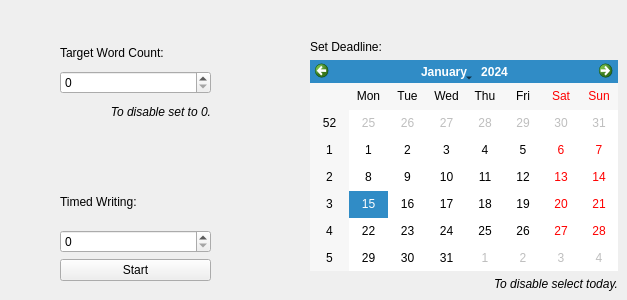
     <widget class="QWidget" name="tab_3">
      <attribute name="title">
       <string>Targets</string>
      </attribute>
      <widget class="QWidget" name="verticalLayoutWidget">
       <property name="geometry">
        <rect>
         <x>60</x>
         <y>40</y>
         <width>151</width>
         <height>84</height>
        </rect>
       </property>
       <layout class="QVBoxLayout">
        <item>
         <layout class="QHBoxLayout">
          <item>
           <widget class="QLabel" name="label_2">
            <property name="text">
             <string>Target Word Count:</string>
            </property>
           </widget>
          </item>
         </layout>
        </item>
        <item>
         <layout class="QHBoxLayout">
          <item>
           <widget class="QSpinBox" name="wordCountSpinBox">
            <property name="maximum">
             <number>200000</number>
            </property>
            <property name="singleStep">
             <number>50</number>
            </property>
           </widget>
          </item>
         </layout>
        </item>
        <item>
         <layout class="QHBoxLayout">
          <item>
           <widget class="QLabel" name="label_3">
            <property name="font">
             <font>
              <italic>true</italic>
             </font>
            </property>
            <property name="text">
             <string>To disable set to 0.</string>
            </property>
            <property name="alignment">
             <set>Qt::AlignRight|Qt::AlignTrailing|Qt::AlignVCenter</set>
            </property>
           </widget>
          </item>
         </layout>
        </item>
       </layout>
      </widget>
      <widget class="QWidget" name="verticalLayoutWidget_2">
       <property name="geometry">
        <rect>
         <x>310</x>
         <y>40</y>
         <width>308</width>
         <height>251</height>
        </rect>
       </property>
       <layout class="QVBoxLayout">
        <item>
         <layout class="QHBoxLayout">
          <item>
           <widget class="QLabel" name="label_4">
            <property name="text">
             <string>Set Deadline:</string>
            </property>
           </widget>
          </item>
         </layout>
        </item>
        <item>
         <layout class="QHBoxLayout">
          <item>
           <widget class="QCalendarWidget" name="calendarWidget"/>
          </item>
         </layout>
        </item>
        <item>
         <layout class="QHBoxLayout">
          <item>
           <widget class="QLabel" name="label_5">
            <property name="font">
             <font>
              <italic>true</italic>
             </font>
            </property>
            <property name="text">
             <string>To disable select today.</string>
            </property>
            <property name="alignment">
             <set>Qt::AlignRight|Qt::AlignTrailing|Qt::AlignVCenter</set>
            </property>
           </widget>
          </item>
         </layout>
        </item>
       </layout>
      </widget>
      <widget class="QWidget" name="verticalLayoutWidget_3">
       <property name="geometry">
        <rect>
         <x>60</x>
         <y>180</y>
         <width>151</width>
         <height>101</height>
        </rect>
       </property>
       <layout class="QVBoxLayout">
        <item>
         <layout class="QHBoxLayout">
          <item>
           <widget class="QLabel" name="label_7">
            <property name="text">
             <string>Timed Writing:</string>
            </property>
           </widget>
          </item>
         </layout>
        </item>
        <item>
         <layout class="QHBoxLayout">
          <item>
           <widget class="QSpinBox" name="spinBox">
            <property name="maximum">
             <number>30</number>
            </property>
           </widget>
          </item>
         </layout>
        </item>
        <item>
         <widget class="QPushButton" name="pushButton">
          <property name="text">
           <string>Start</string>
          </property>
         </widget>
        </item>
       </layout>
      </widget>
     </widget>
